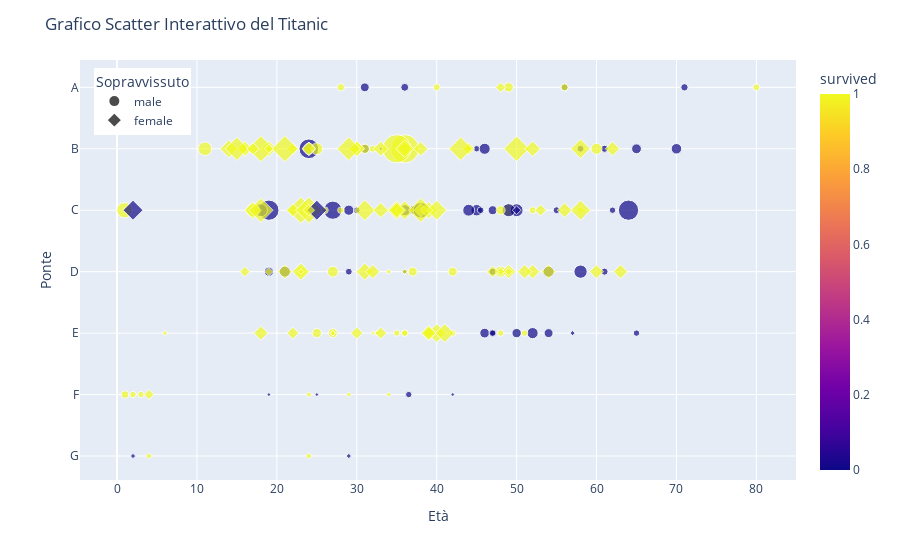

Notebook source saved alongside this figure:
### Code cell
fig = px.scatter(titanic, x='age', y='deck', color='survived', size='fare', symbol='sex',
                 category_orders={"deck": list("ABCDEFG")})

fig.update_layout(title='Grafico Scatter Interattivo del Titanic',
                  xaxis_title='Età',
                  yaxis_title='Ponte',
                  legend_title='Sopravvissuto',
                  legend=dict(x=0.02, y=0.98))


fig.show()

### Figure 1 — Plotly figure (JSON) as saved in the notebook; plotly's stock layout.template omitted (floating-point values rounded to 4 significant figures; data arrays with more than 128 entries replaced by an {"elided": "..."} marker saying what was removed)
{"data": [{"hovertemplate": "sex=male<br>age=%{x}<br>deck=%{y}<br>fare=%{marker.size}<br>survived=%{marker.color}<extra></extra>", "legendgroup": "male", "marker": {"color": {"elided": "577 int values"}, "coloraxis": "coloraxis", "size": {"elided": "577 float values"}, "sizemode": "area", "sizeref": 1.281, "symbol": "circle"}, "mode": "markers", "name": "male", "orientation": "h", "showlegend": true, "type": "scatter", "x": {"elided": "577 float values"}, "xaxis": "x", "y": {"elided": "577 str values"}, "yaxis": "y"}, {"hovertemplate": "sex=female<br>age=%{x}<br>deck=%{y}<br>fare=%{marker.size}<br>survived=%{marker.color}<extra></extra>", "legendgroup": "female", "marker": {"color": {"elided": "314 int values"}, "coloraxis": "coloraxis", "size": {"elided": "314 float values"}, "sizemode": "area", "sizeref": 1.281, "symbol": "diamond"}, "mode": "markers", "name": "female", "orientation": "h", "showlegend": true, "type": "scatter", "x": {"elided": "314 float values"}, "xaxis": "x", "y": {"elided": "314 str values"}, "yaxis": "y"}], "layout": {"coloraxis": {"colorbar": {"title": {"text": "survived"}}, "colorscale": [[0, "#0d0887"], [0.1111, "#46039f"], [0.2222, "#7201a8"], [0.3333, "#9c179e"], [0.4444, "#bd3786"], [0.5556, "#d8576b"], [0.6667, "#ed7953"], [0.7778, "#fb9f3a"], [0.8889, "#fdca26"], [1, "#f0f921"]]}, "legend": {"itemsizing": "constant", "title": {"text": "Sopravvissuto"}, "tracegroupgap": 0, "x": 0.02, "y": 0.98}, "margin": {"t": 60}, "title": {"text": "Grafico Scatter Interattivo del Titanic"}, "xaxis": {"anchor": "y", "domain": [0, 1], "title": {"text": "Età"}}, "yaxis": {"anchor": "x", "categoryarray": ["G", "F", "E", "D", "C", "B", "A"], "categoryorder": "array", "domain": [0, 1], "title": {"text": "Ponte"}}}}
